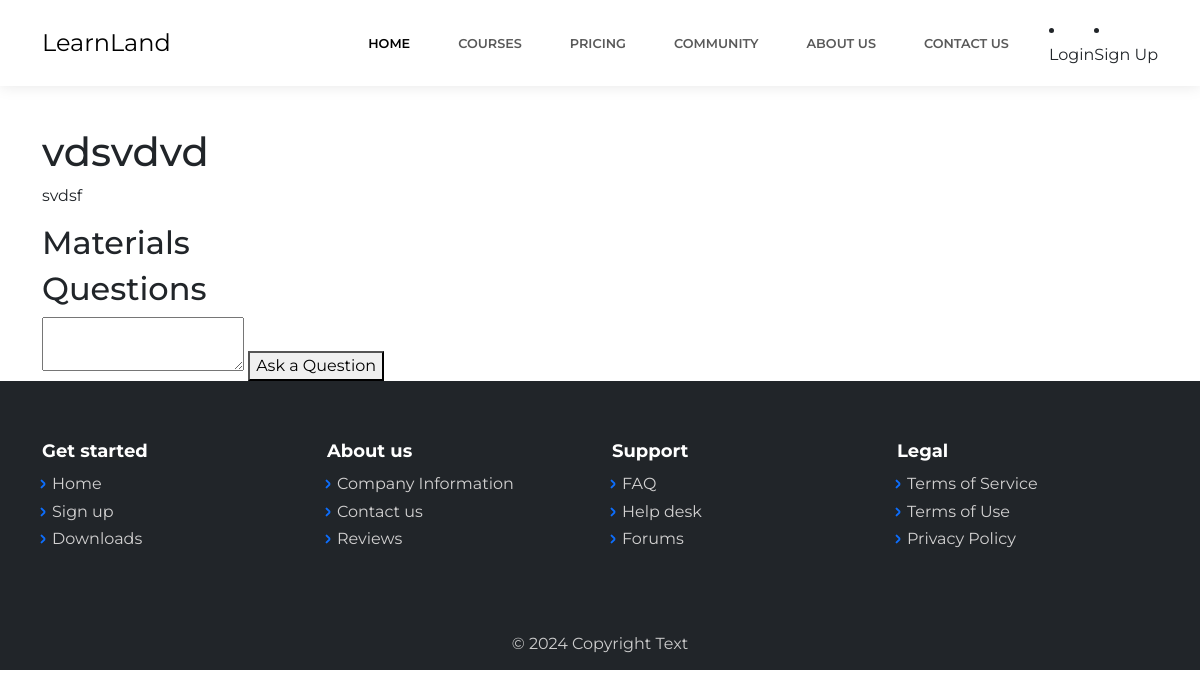
Before: /courses/3/study/ with the older database file.
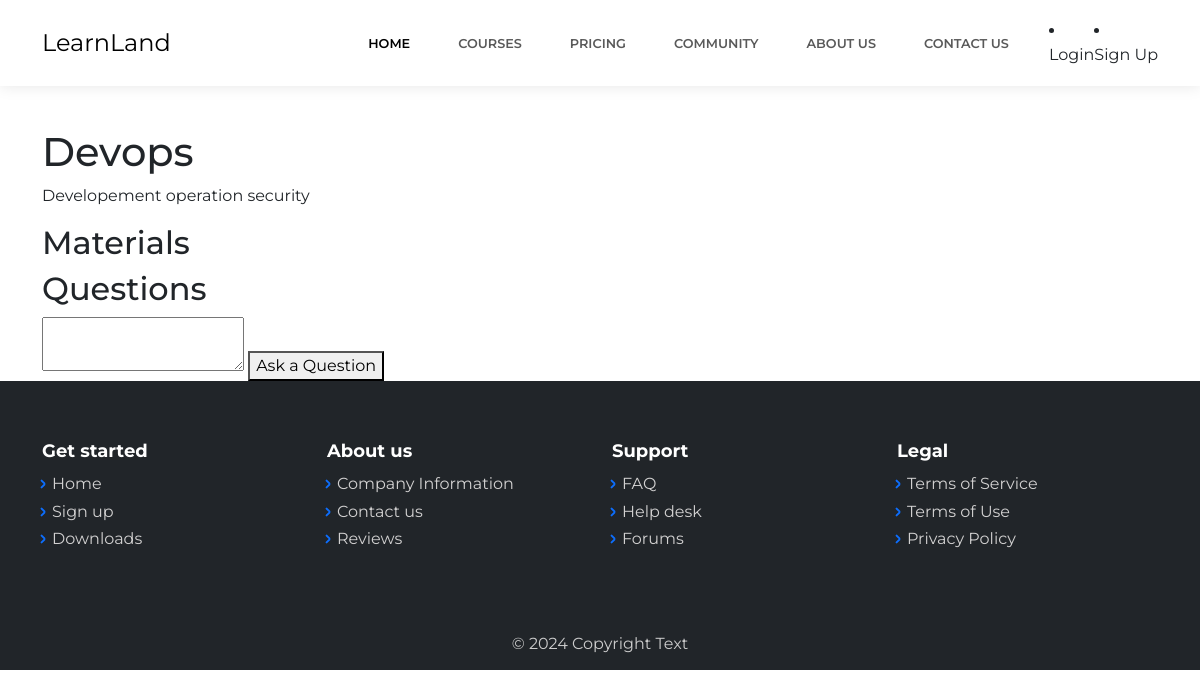
After: the same page with the newer database file.
### courses/models.py (models this page shows, shortened)
class Course(models.Model):
    title = models.CharField(max_length=200)
    description = models.TextField()
    longdescription=models.TextField(default='Learning course')
    instructor = models.CharField(max_length=100,default='AI')
    price = models.DecimalField(max_digits=6, decimal_places=2,default=15)
    students = models.ManyToManyField(User, through='Enrollment', related_name='enrolled_courses')

### courses/views.py (the view)
# urls.py: path('courses/<int:course_id>/study/', views.course_study_page, name='course_study_page'),
def course_study_page(request, course_id):
    course = get_object_or_404(Course, pk=course_id)
    materials = course.materials.all()
    questions = course.questions.all().order_by('-created_at')
    return render(request, 'course_study_page.html', {'course': course, 'materials': materials, 'questions': questions})

### courses/templates/course_study_page.html (shortened to what this page needs)
{% extends "base.html" %}
{% block content %}
<div class="container mt-5">
    <h1>{{ course.title }}</h1>
    <p>{{ course.description }}</p>
    <h2>Materials</h2>
    <h2>Questions</h2>
    <form method="post" action="{% url 'courses:submit_question' course.id %}">
        <textarea name="question" required></textarea>
        <button type="submit">Ask a Question</button>
    </form>
</div>
{% endblock %}

Changed rows visible on the page:
changed Course: title "vdsvdvd" → "Devops"; description "svdsf" → "Developement operation security"
